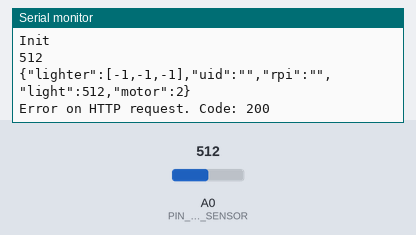
A sketch run on a simulated ESP8266 (NodeMCU). Parts: the last lines printed to the serial monitor. The inputs (shaded band) are chosen by the test bench; at power-on: A0 (PIN_PHOTO_SENSOR) = 512. WiFi joins after 1.5 s; servers stay silent unless stated; uploads are accepted with an empty reply.

Above: at 7.4 s.
7.5 s: A0 (PIN_PHOTO_SENSOR) set to 716
At 7.56 s:
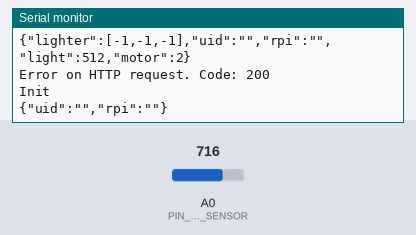
9.0 s: A0 (PIN_PHOTO_SENSOR) set to 900
At 11.17 s:
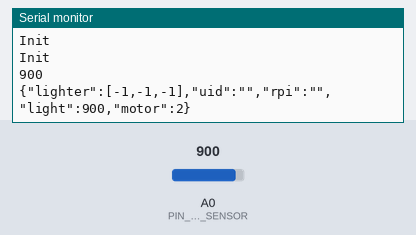
Timing chart, 0 to 12.7 s (numbered marks = the images above; inputs shaded):
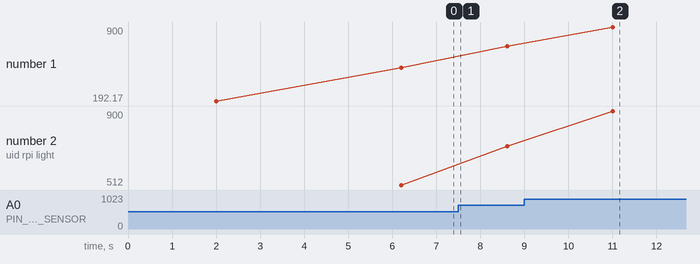

Measured:
- after the input at 9.0 s, the serial monitor: prints a new line after 2.0 s (image 2)
- plotted number 1: 512 → 716 after the input at 7.5 s, 716 → 900 after the input at 9.0 s
- plotted number 2: 512 → 716 after the input at 7.5 s, 716 → 900 after the input at 9.0 s

The sketch:

GET_ESP8266_2.ino
```cpp
// this is type 2 of devices

#include <ESP8266WiFi.h>
#include <ESP8266HTTPClient.h>
#include <ArduinoJson.h>

#define STASSID ""
#define STAPSK  ""

#define UID ""
#define PIN_PHOTO_SENSOR A0

const int freqAver = 10;

const char* ssid = STASSID;
const char* password =  STAPSK;

char rpi[128];

int pVal = 0;
int mVal = 2;

char output[256];
char _str[256];
String payload;

const int post_init_capacity = JSON_OBJECT_SIZE(2);
const int get_init_capacity = JSON_OBJECT_SIZE(3);
const int post_info_capacity = JSON_OBJECT_SIZE(5) + JSON_OBJECT_SIZE(3);
const int post_change_capacity = JSON_OBJECT_SIZE(3);
const int get_change_capacity = JSON_OBJECT_SIZE(3) + JSON_OBJECT_SIZE(3);

DeserializationError err;

void WiFiBegin()
{
  WiFi.begin(ssid, password);

  while (WiFi.status() != WL_CONNECTED) {
    delay(1000);
    Serial.println("Connecting to WiFi..");
  }

  Serial.println("Connected to the WiFi network");

  Serial.println("IP address: ");
  Serial.println(WiFi.localIP());

  delay(2000);
}

void InitDeviceInNetwork()
{
  StaticJsonDocument<post_init_capacity> post_init;
  post_init["uid"] = UID;
  serializeJson(post_init, output);

  if ((WiFi.status() == WL_CONNECTED))
  {
    HTTPClient http;
    http.begin("http://host:port/api/v1.0/system/device");
    http.addHeader("Content-Type", "application/json");
    int httpCode = http.POST(output);

    StaticJsonDocument<get_init_capacity> get_init;

    if (httpCode == 201)
    {
        payload = http.getString();
        http.end();
        payload.toCharArray(_str, 256);
        err = deserializeJson(get_init, _str);
        if(err)
        {
          Serial.print(F("deserializeJson() failed with code "));
          Serial.println(err.c_str());
        }
        if (get_init.containsKey("status"))
        {
          if (get_init["status"] == 1)
          {
            if (get_init.containsKey("rpi"))
            {
              const char* _rpi = get_init["rpi"];
              if (_rpi[0] == '0' && _rpi[2] == '0')
              {
                for (int i = 0; i < strlen(_rpi); ++i){
                  rpi[i] = _rpi[i];
                }
                Serial.print("Secessfully added devise into network. RPI ");
                Serial.println(rpi);
              }
              else
              {
                Serial.println("Wrong host answered. Check host");
              }
            }
            else
            {
              Serial.println("Fail adding devise into network. Wrong request");
            }
          }
          if (get_init["status"] == 2)
          {
            Serial.println("Device already in network");
            if (get_init.containsKey("rpi"))
            {
              const char* _rpi = get_init["rpi"];
              if (_rpi[0] == '0' && _rpi[2] == '0')
              {
                for (int i = 0; i < strlen(_rpi); ++i){
                  rpi[i] = _rpi[i];
                }
                Serial.print("Secessfully added devise into network. RPI ");
                Serial.println(rpi);
              }
              else
              {
                Serial.println("Wrong host answered. Check host");
              }
            }
            else
            {
              Serial.println("Fail adding devise into network. Wrong request");
            }
          }
          else
          {
            Serial.println("Fail adding devise into network. Check host");
          }
        }
        else
        {
          Serial.println("Fail adding devise into network. Wrong request");
        }
    }
    else
    {
      Serial.print("Error on HTTP request. Code ");
      Serial.println(String(httpCode));
    }
  }

  delay(2000);
}

void SendInfoDevice()
{
  DynamicJsonDocument post_info(1000);
  Serial.println("Init");
  JsonArray post_info_lighter = post_info.createNestedArray("lighter");
  Serial.println("Init");

  post_info_lighter.add(-1);
  post_info_lighter.add(-1);
  post_info_lighter.add(-1);

  getLight();
  Serial.println(pVal);
  post_info["uid"] = (const char*)UID;
  Serial.println(UID);
  post_info["rpi"] = (const char*)rpi;
  Serial.println((const char*)rpi);
  post_info["light"] = pVal;
  post_info["motor"] = mVal;
  serializeJson(post_info, output);
  Serial.println(output);

  if ((WiFi.status() == WL_CONNECTED))
  {
    HTTPClient http;
    http.begin("http://host:port/api/v1.0/info/device");
    http.addHeader("Content-Type", "application/json");
    int httpCode = http.POST(output);

    if (httpCode == 201)
    {
      String payload = http.getString();
      Serial.println(payload);
    }
    else
    {
      Serial.print("Error on HTTP request. Code: ");
      Serial.println(String(httpCode));
    }
    http.end();
  }
}


void GetInfoDevice()
{
  DynamicJsonDocument post_change(1000);
  Serial.println("Init");
  post_change["uid"] = (const char*)UID;
  Serial.println(UID);
  post_change["rpi"] = (const char*)rpi;
  Serial.println((const char*)rpi);
  serializeJson(post_change, output);
  Serial.println(output);

  if ((WiFi.status() == WL_CONNECTED))
  {
    HTTPClient http;

    http.begin("http://host:port/api/v1.0/update/device");
    http.addHeader("Content-Type", "application/json");
    int httpCode = http.POST(output);

    DynamicJsonDocument get_change(1000);

    if (httpCode == 201)
    {
        payload = http.getString();
        payload.toCharArray(_str, 256);
        Serial.println(payload);
        DeserializationError err = deserializeJson(get_change, _str);
        if(err)
        {
          Serial.print(F("deserializeJson() failed with code "));
          Serial.println(err.c_str());
        }
        if (get_change.containsKey("change"))
        {
          if (get_change["change"] == 1)
          {
            if (get_change.containsKey("motor"))
            {
              mVal = get_change["motor"];
            }
            else
            {
              Serial.println("Fail in changing. Wrong request");
            }
          }
        }
        else
        {
          Serial.println("Fail in changing. Wrong request");
        }
    }
    else
    {
      Serial.print("Error on HTTP request. Code: ");
      Serial.println(String(httpCode));
    }
    http.end();
  }
}

void getLight()
{
  pVal = 0;

  for(int i = 0; i<freqAver; i++)
  {
    pVal += analogRead(PIN_PHOTO_SENSOR);
  }

  pVal /= freqAver;
}

void setup()
{
  Serial.begin(115200);
  WiFiBegin();
  InitDeviceInNetwork();
}

void loop()
{
  SendInfoDevice();
  delay(1000);
  GetInfoDevice();
  delay(1000);
}
```
